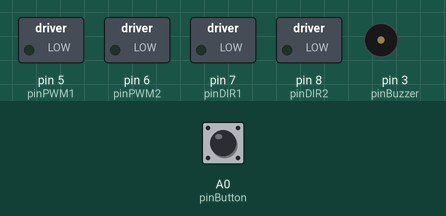
Simulated run of this sketch. Board: Arduino Uno, built with avr-gcc and run on an emulated ATmega328P. Shown: switched loads named in the sketch (green lamp = pin HIGH), buzzer (waves = sounding). The test bench sets the inputs (shaded band); at power-on: A0 (pinButton) HIGH.

Above: at 1.7 s.
1.8 s: A0 (pinButton) pulled LOW for 0.15 s
At 2.6 s:
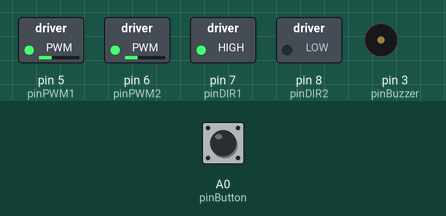
3.8 s: A0 (pinButton) pulled LOW for 1 s
At 4.7 s:
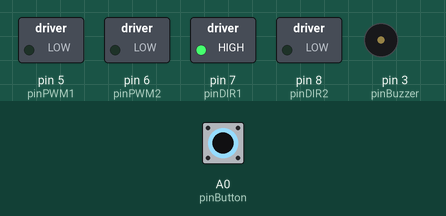
6.3 s: A0 (pinButton) pulled LOW for 3.2 s
At 9.67 s:
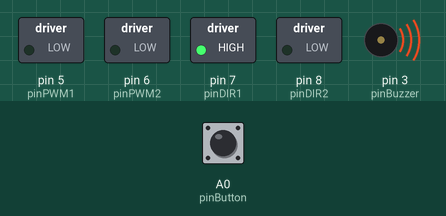
Timing chart, 0 to 11.4 s (numbered marks = the images above; inputs shaded):
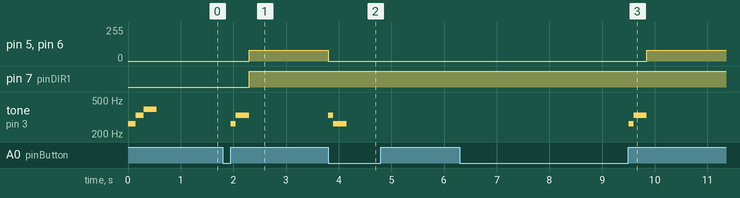

The sketch:

Jellibi_Adjust_MotorSpeed_Using_EEPROM_Data.ino
```cpp
#include <EEPROM.h>

#define pinBuzzer     3  // 부저 핀 번호

// 아래 젤리비 모델에 따라서 출발/정지 버튼으로 사용할 버튼을 지정
//#define pinButton     A3  // 젤리비 AGV는 왼쪽 측면 버튼 사용
#define pinButton     A0  // 젤리비 Macaron이나 Vision은 UP(위) 버튼

////////////////////  좌우 바퀴모터 속력 비율

// 전진 속력 보정비율 [0 .. 1], 대부분 0.94 ~ 1.00 사이로 설정됨
float Power1RatioF = 1.00;  // 왼쪽 모터
float Power2RatioF = 1.00;  // 오른쪽 모터

////////////////////  EEPROM 데이터 읽기

#define EEPROM_BASE           0
#define EEPROM_DATA_VER0      (EEPROM_BASE + 0)  // 'V'
#define EEPROM_DATA_VER1      (EEPROM_BASE + 1)  // '1'
#define EEPROM_DATA_VER2      (EEPROM_BASE + 2)  // '0'
#define EEPROM_DATA_VER3      (EEPROM_BASE + 3)  // '0'

#define EEPROM_PRODUCT_SN     (EEPROM_BASE + 4)  // Reserved
#define EEPROM_POWER_RATIOF   (EEPROM_BASE + 8)  // 1.00, 1.00
#define EEPROM_POWER_RATIOR   (EEPROM_BASE + 16) // Reserved
#define EEPROM_POWER_ADJUST   (EEPROM_BASE + 24) // Reserved
#define EEPROM_LT_THRESHOLD   (EEPROM_BASE + 28) // L=[..512..], R=[..512..]
#define EEPROM_SERVO_ADJUST   (EEPROM_BASE + 32) // Pan=[..512..], Tilt=[..512..]

boolean IsEepromDataValid = false;

boolean CheckEepromDataHeader()
{
  if( (EEPROM.read( EEPROM_DATA_VER0 ) == 'V') &&
      (EEPROM.read( EEPROM_DATA_VER1 ) == '1') &&
      (EEPROM.read( EEPROM_DATA_VER2 ) == '0') &&
      (EEPROM.read( EEPROM_DATA_VER3 ) == '0') )
      return  true;

  return  false;
}

void  ReadPowerRatio()  // [0.0 ~ 1.0] (최대 성능)
{
  EEPROM.get( EEPROM_POWER_RATIOF, Power1RatioF );
  EEPROM.get( EEPROM_POWER_RATIOF + 4, Power2RatioF );
}

////////////////////  모터 1번(왼쪽)과 2번(오른쪽)

#define pinDIR1   7 // 1번(왼쪽)모터 방향 지정용 연결 핀
#define pinPWM1   5 // 1번(왼쪽)모터 속력 지정용 연결 핀

#define pinDIR2   8 // 2번(오른쪽)모터 방향 지정용 연결 핀
#define pinPWM2   6 // 2번(오른쪽)모터 속력 지정용 연결 핀

////////////////////  모터 회전 동작

#define FORWARD   0 // 전진 방향
#define BACKWARD  1 // 후진 방향

void  drive(int dir1, int power1, int dir2, int power2)
{
  boolean dirHighLow1, dirHighLow2;
  int     p1, p2;

  if(dir1 == FORWARD)  // 1번(왼쪽)모터 방향
    dirHighLow1 = HIGH;
  else // BACKWARD
    dirHighLow1 = LOW;
  p1 = power1 * Power1RatioF;

  if(dir2 == FORWARD)  // 2번(오른쪽)모터
    dirHighLow2 = LOW;
  else // BACKWARD
    dirHighLow2 = HIGH;
  p2 = power2 * Power2RatioF;

  digitalWrite(pinDIR1, dirHighLow1);
  analogWrite(pinPWM1, p1);

  digitalWrite(pinDIR2, dirHighLow2);
  analogWrite(pinPWM2, p2);
}

void  Forward( int power )  // 전진
{
  drive(FORWARD, power, FORWARD, power);
}

void  Backward( int power )  // 후진
{
  drive(BACKWARD, power, BACKWARD, power);
}

void  TurnLeft( int power )  // 좌회전
{
  drive(BACKWARD, power, FORWARD, power);
}

void  TurnRight( int power )  // 우회전
{
  drive(FORWARD, power, BACKWARD, power);
}

void Stop()  // 정지
{
  analogWrite(pinPWM1, 0);
  analogWrite(pinPWM2, 0);
}

////////////////////////////////////////  setup()

void setup()
{
  // 모터 제어 핀들을 모두 출력용으로 설정

  pinMode( pinDIR1, OUTPUT ); // 1번(왼쪽)모터 방향 핀
  pinMode( pinPWM1, OUTPUT ); // 1번(왼쪽)모터 속력 핀

  pinMode( pinDIR2, OUTPUT ); // 2번(오른쪽)모터 방향 핀
  pinMode( pinPWM2, OUTPUT ); // 2번(오른쪽)모터 속력 핀

  pinMode(pinBuzzer, OUTPUT); // 부저 핀을 출력 핀으로 설정

  pinMode(pinButton, INPUT);  // 버튼 핀을 입력용 핀으로 설정

  Stop(); // 정지

  // EEPROM에 저장되어 있는 데이터(좌우 모터와 바닥면의 IR 조정값) 읽기
  if( IsEepromDataValid = CheckEepromDataHeader() )
  {
    // 이전에 EEPROM에 저장된 올바른 데이터가 있음

    ReadPowerRatio(); // 좌우 모터 속도 조정 비율값 읽기
  }

  tone( pinBuzzer, 262 ); // 초기화가 끝났음을 "도미솔" 음 재생
  delay( 150 );
  tone( pinBuzzer, 330 );
  delay( 150 );
  tone( pinBuzzer, 392 );
  delay( 250 );
  noTone( pinBuzzer );  // 스피커/부저 끄기(음소거)
}

////////////////////////////////////////  loop()

bool  DoMove = false; // 주행(=1) 또는 정지(=0)

void loop()
{
  if( digitalRead(pinButton) == 0 ) // 버튼이 눌림
  {
    if( DoMove )  // 주행 중이면 정지시킴
    {
      Stop();

      tone( pinBuzzer, 330 ); // "미"
      delay( 100 );
      tone( pinBuzzer, 262 ); // "도"
      delay( 250 );
      noTone( pinBuzzer );
    }

    while( digitalRead(pinButton) == 0 ) // 버튼이 올려질 때 까지 대기
      delay( 10 );

    DoMove = ! DoMove;

    if( DoMove )
    {
      tone( pinBuzzer, 262 ); // "도"
      delay( 100 );
      tone( pinBuzzer, 330 ); // "미"
      delay( 250 );
      noTone( pinBuzzer );

      Forward( 80 ); // 주행 속력 (80= 약간 느리게, 120= 약간 빠르게)
    }
  }
}
```

Measured:
- after the input at 1.8 s, pin 5 (pinPWM1), pin 6 (pinPWM2): 0/255 → 80/255 after 0.50 s; pin 7 (pinDIR1): LOW → HIGH after 0.50 s; tone on pin 3 (pinBuzzer): silent → 262 Hz after 0.15 s, → 330 Hz 0.10 s later, → silent 0.25 s later
- after the input at 3.8 s, pin 5 (pinPWM1), pin 6 (pinPWM2): 80/255 → 0/255 at once; tone on pin 3 (pinBuzzer): silent → 330 Hz at once, → 262 Hz 0.10 s later, → silent 0.25 s later
- after the input at 6.3 s, pin 5 (pinPWM1), pin 6 (pinPWM2): 0/255 → 80/255 after 3.6 s; tone on pin 3 (pinBuzzer): silent → 262 Hz after 3.2 s, → 330 Hz 0.10 s later, → silent 0.25 s later
